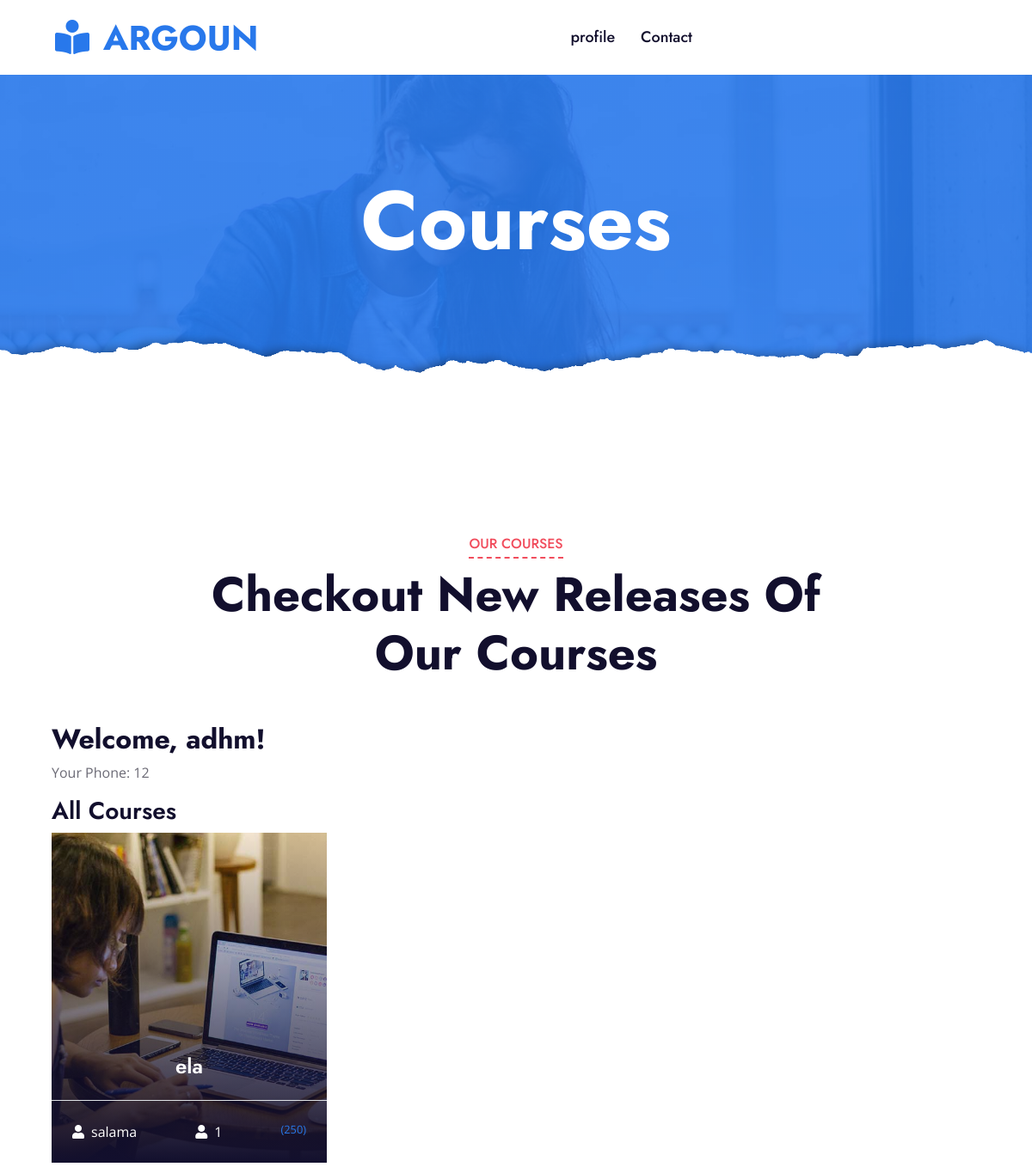
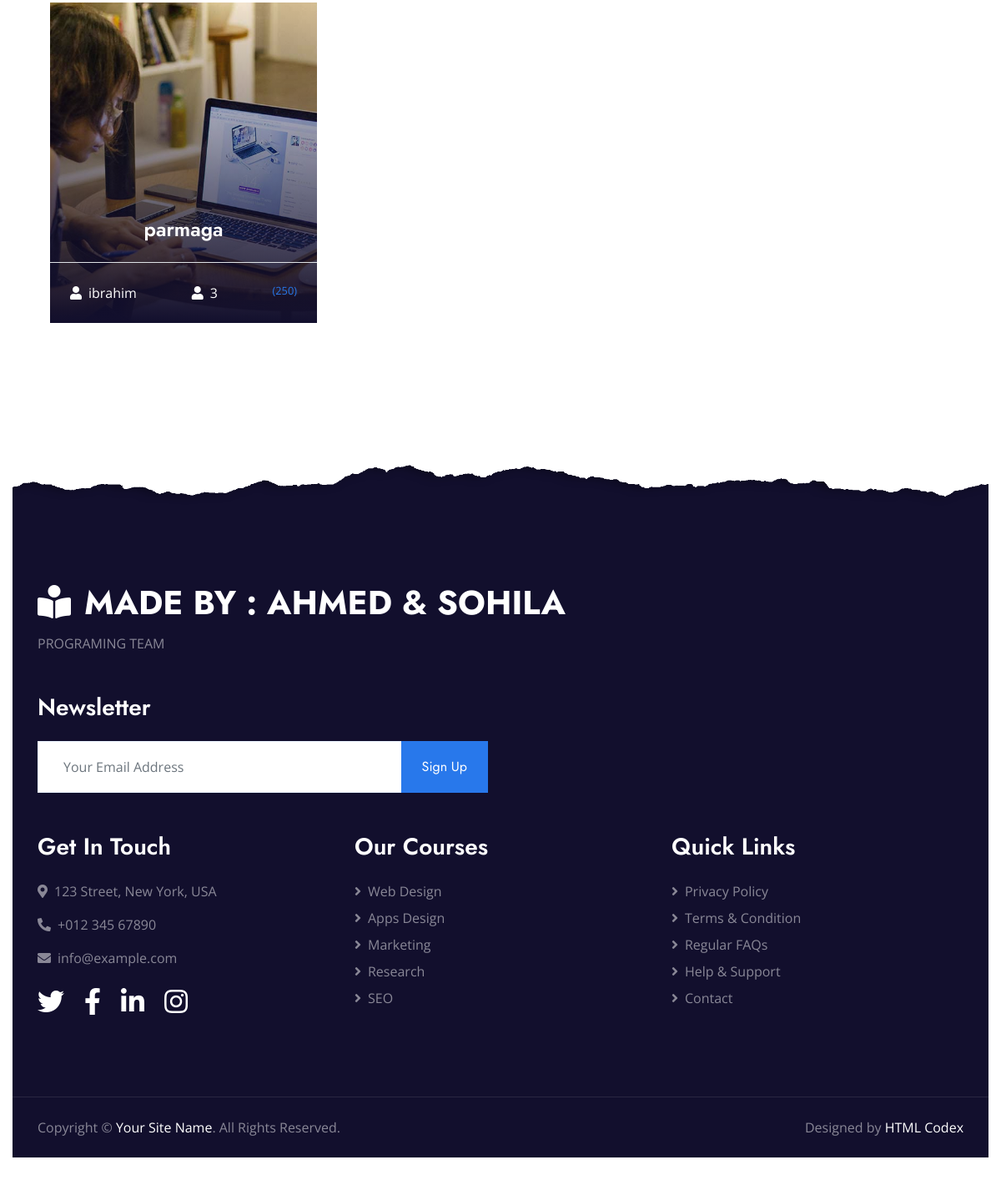
The app's page /paid_courses (signed in) with its own data (2 pictures, top to bottom).
### main.py (models this page shows)
    class Paid_courses(db.Model):
        id = db.Column(db.Integer, primary_key=True)
        course_name = db.Column(db.String(1000))
        teacher_name = db.Column(db.String(100))
        teacher_phone = db.Column(db.String(100))
        user_name = db.Column(db.String(100))
        user_phone = db.Column(db.String(100))
        user_id = db.Column(db.String(100))
        course_id = db.Column(db.String(100))

### main.py (the view)
@app.route("/paid_courses")
def paid():
    user_id = session.get('user_id')
    user_name = session.get('user_name')
    user_phone = session.get('user_phone')
    paid_courses=Paid_courses.query.all()
    my_courses=[]
    for course in paid_courses:
        if   user_name == course.user_name and user_phone==course.user_phone :
            my_courses.append(course)
            print (course)
    return render_template("paid_courses.html", user_id=user_id, user_name=user_name, user_phone=user_phone,paid_courses=my_courses)

### templates/paid_courses.html (shortened to what this page needs)
<!DOCTYPE html>
<html lang="en">
<head>
    <link href="https://cdnjs.cloudflare.com/ajax/libs/font-awesome/5.10.0/css/all.min.css" rel="stylesheet">
    <link href="lib/owlcarousel/assets/owl.carousel.min.css" rel="stylesheet">
    <link href="../static/css/style.css" rel="stylesheet">
</head>
<body>
    <div class="container-fluid p-0">
        <nav class="navbar navbar-expand-lg bg-white navbar-light py-3 py-lg-0 px-lg-5">
            <a href="/" class="navbar-brand ml-lg-3">
                <h1 class="m-0 text-uppercase text-primary"><i class="fa fa-book-reader mr-3"></i>Argoun</h1>
            </a>
            <div class="collapse navbar-collapse justify-content-between px-lg-3" id="navbarCollapse">
                <div class="navbar-nav mx-auto py-0">
                    <a href="/profile" class="nav-item nav-link">profile</a>
                    <a href="/contact" class="nav-item nav-link">Contact</a>
                </div>
            </div>
        </nav>
    </div>
    <div class="jumbotron jumbotron-fluid page-header position-relative overlay-bottom" style="margin-bottom: 90px;">
        <div class="container text-center py-5">
            <h1 class="text-white display-1">Courses</h1>
        </div>
    </div>
    <div class="container-fluid py-5">
        <div class="container py-5">
            <div class="row mx-0 justify-content-center">
                <div class="col-lg-8">
                    <div class="section-title text-center position-relative mb-5">
                        <h6 class="d-inline-block position-relative text-secondary text-uppercase pb-2">Our Courses</h6>
                        <h1 class="display-4">Checkout New Releases Of Our Courses</h1>
                    </div>
                </div>
            </div>
            <div class="row">
                <div class="col-lg-4 col-md-6 pb-4">
{% block content %}
   <div class="container">
       <h2>Welcome, {{ user_name }}!</h2>
       <p>Your Phone: {{ user_phone }}</p>
       <h3>All Courses</h3>
       <div class="courses-list">
           {% for course in paid_courses %}
               <a class="courses-list-item position-relative d-block overflow-hidden mb-2" href="/detail/{{ course.course_id}}">
                   <img class="img-fluid" src="../static/img/courses-1.jpg" alt="">
                   <div class="courses-text">
                       <h4 class="text-center text-white px-3">{{ course.course_name }}</h4>
                       <div class="border-top w-100 mt-3">
                           <div class="d-flex justify-content-between p-4">
                               <span class="text-white"><i class="fa fa-user mr-2"></i>{{ course.teacher_name }}</span>
                               <span class="text-white"><i class="fa fa-user mr-2"></i>{{ course.id }}</span>
                                   <small>(250)</small></span>
                           </div>
                       </div>
                   </div>
               </a>
           {% endfor %}
       </div>
   </div>
{% endblock %}
            </div>
        </div>
    </div>
    <div class="container-fluid position-relative overlay-top bg-dark text-white-50 py-5" style="margin-top: 90px;">
        <div class="container mt-5 pt-5">
            <div class="row">
                <div class="col-md-8 mb-5">
                    <a href="index.html" class="navbar-brand">
                        <h1 class="mt-n2 text-uppercase text-white"><i class="fa fa-book-reader mr-3"></i>MADE BY : AHMED & SOHILA </h1>
                    </a>
                    <p class="m-0">PROGRAMING TEAM             </p>
                </div>
                <div class="col-md-6 mb-5">
                    <h3 class="text-white mb-4">Newsletter</h3>
                    <div class="w-100">
                        <div class="input-group">
                            <input type="text" class="form-control border-light" style="padding: 30px;" placeholder="Your Email Address">
                            <div class="input-group-append">
                                <button class="btn btn-primary px-4">Sign Up</button>
                            </div>
                        </div>
                    </div>
                </div>
            </div>
            <div class="row">
                <div class="col-md-4 mb-5">
                    <h3 class="text-white mb-4">Get In Touch</h3>
                    <p><i class="fa fa-map-marker-alt mr-2"></i>123 Street, New York, USA</p>
                    <p><i class="fa fa-phone-alt mr-2"></i>+012 345 67890</p>
                    <p><i class="fa fa-envelope mr-2"></i>info@example.com</p>
                    <div class="d-flex justify-content-start mt-4">
                        <a class="text-white mr-4" href="#"><i class="fab fa-2x fa-twitter"></i></a>
                        <a class="text-white mr-4" href="#"><i class="fab fa-2x fa-facebook-f"></i></a>
                        <a class="text-white mr-4" href="#"><i class="fab fa-2x fa-linkedin-in"></i></a>
                        <a class="text-white" href="#"><i class="fab fa-2x fa-instagram"></i></a>
                    </div>
                </div>
                <div class="col-md-4 mb-5">
                    <h3 class="text-white mb-4">Our Courses</h3>
                    <div class="d-flex flex-column justify-content-start">
                        <a class="text-white-50 mb-2" href="#"><i class="fa fa-angle-right mr-2"></i>Web Design</a>
                        <a class="text-white-50 mb-2" href="#"><i class="fa fa-angle-right mr-2"></i>Apps Design</a>
                        <a class="text-white-50 mb-2" href="#"><i class="fa fa-angle-right mr-2"></i>Marketing</a>
                        <a class="text-white-50 mb-2" href="#"><i class="fa fa-angle-right mr-2"></i>Research</a>
                        <a class="text-white-50" href="#"><i class="fa fa-angle-right mr-2"></i>SEO</a>
                    </div>
                </div>
                <div class="col-md-4 mb-5">
                    <h3 class="text-white mb-4">Quick Links</h3>
                    <div class="d-flex flex-column justify-content-start">
                        <a class="text-white-50 mb-2" href="#"><i class="fa fa-angle-right mr-2"></i>Privacy Policy</a>
                        <a class="text-white-50 mb-2" href="#"><i class="fa fa-angle-right mr-2"></i>Terms & Condition</a>
                        <a class="text-white-50 mb-2" href="#"><i class="fa fa-angle-right mr-2"></i>Regular FAQs</a>
                        <a class="text-white-50 mb-2" href="#"><i class="fa fa-angle-right mr-2"></i>Help & Support</a>
                        <a class="text-white-50" href="#"><i class="fa fa-angle-right mr-2"></i>Contact</a>
                    </div>
                </div>
            </div>
        </div>
    </div>
    <div class="container-fluid bg-dark text-white-50 border-top py-4" style="border-color: rgba(256, 256, 256, .1) !important;">
        <div class="container">
            <div class="row">
                <div class="col-md-6 text-center text-md-left mb-3 mb-md-0">
                    <p class="m-0">Copyright &copy; <a class="text-white" href="#">Your Site Name</a>. All Rights Reserved.
                    </p>
                </div>
                <div class="col-md-6 text-center text-md-right">
                    <p class="m-0">Designed by <a class="text-white" href="https://htmlcodex.com">HTML Codex</a>
                    </p>
                </div>
            </div>
        </div>
    </div>
</body>
</html>

### records on screen
Paid_courses: course_name "ela", teacher_name "salama", id "1"
Paid_courses: course_name "parmaga", teacher_name "ibrahim", id "3"

### other values on screen
{{ user_name }} "adhm"
{{ user_phone }} "12"
